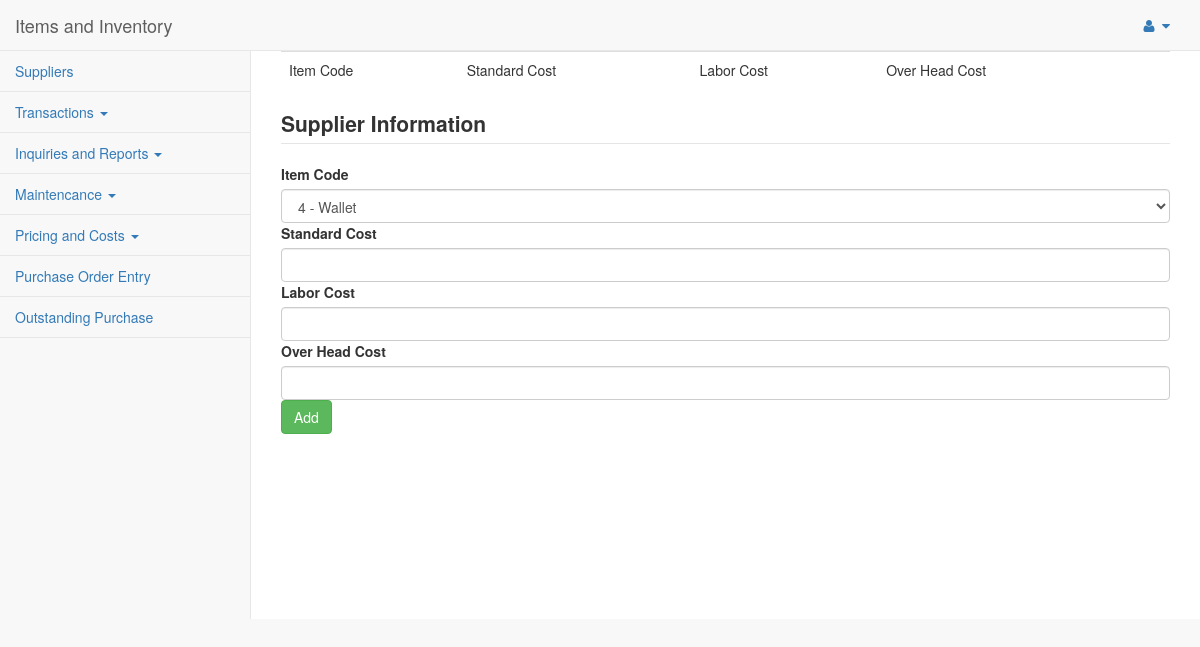
/pages/standardcost.php, run on an earlier commit of the app's database.
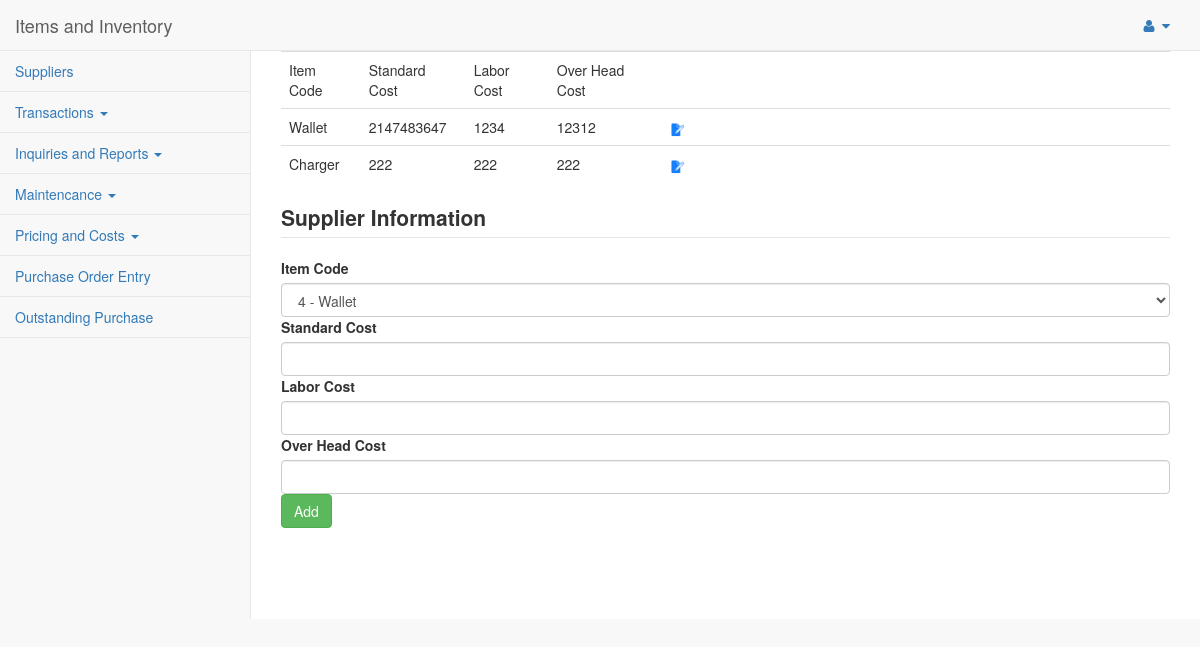
And on a later commit of the database.
### tables this page shows
CREATE TABLE IF NOT EXISTS `standard_cost` (
  `id` int(10) NOT NULL AUTO_INCREMENT,
  `item_code` char(50) NOT NULL,
  `standard_cost_per_unit` int(10) NOT NULL,
  `labor_cost_per_unit` int(10) NOT NULL,
  `overhead_cost_per_unit` int(10) NOT NULL,
  PRIMARY KEY (`id`)
);

### pages/process.php (called while the page is built, shortened)
<?php
function viewItems($conn){
	$sql="SELECT * FROM item";
	$result=mysqli_query($conn, $sql);
	return $result;
}
function viewStandardCost($conn){
	$sql="SELECT * FROM standard_cost";
	$result=mysqli_query($conn, $sql);
	return $result;
}
?>

### pages/standardcost.php (the view, shortened to what this page needs)
        <?php
        	include('header.php');
        	include('process.php');
        	$conn1 = connect();
        	$result = viewStandardCost($conn1);
        	$result2 = viewItems($conn1);
        ?>
        <div id="page-wrapper">
         <div class="table-responsive">
         	<table class="table">
         		<tr>
         			<td>Item Code</td>
         			<td>Standard Cost</td>
         			<td>Labor Cost</td>
         			<td>Over Head Cost</td>
         			<td></td>
         		</tr>
         		<?php
         			while($row=mysqli_fetch_assoc($result)){
         		?>
         		<tr>
         			<td><?=$row['item_code']?></td>
         			<td><?=$row['standard_cost_per_unit']?></td>
         			<td><?=$row['labor_cost_per_unit']?></td>
         			<td><?=$row['overhead_cost_per_unit']?></td>
                    <td><a href="<?php echo "standardcostedit.php?id=".$row['id']?>"><img src="../images/edit.png" width="3%"></a></td>
         		</tr>
         		<?php
     				}
         		?>
         	</table>
         </div>
         <legend><label>Supplier Information</label></legend>
         <form method="POST">
         <label>Item Code</label>
       <select class="form-control" name="item_code">
  		  		  <?php
  		  while($row=mysqli_fetch_assoc($result2)){
	  		  ?>
   		       <option value="<?=$row['name']?>"><?=$row['id']?> - <?=$row['name']?></option>
    	   <?php
	       } ?>
        </select>
         <label>Standard Cost</label>
         <input type="text" class="form-control" name="standard_cost_per_unit">
         <label>Labor Cost</label>
         <input type="text" class="form-control" name="labor_cost_per_unit">
         <label>Over Head Cost</label>
         <input type="text" class="form-control" name="overhead_cost_per_unit">
         <input type="submit" class="btn btn-success" value="Add" name="add">
        </form>
       </div>
    </div>
<?php
 include('footer.php');
?>

What changed in the data, as far as the page shows it:
added standard_cost: item_code "Wallet", standard_cost_per_unit "2147483647", labor_cost_per_unit "1234", overhead_cost_per_unit "12312"
added standard_cost: item_code "Charger", standard_cost_per_unit "222", labor_cost_per_unit "222", overhead_cost_per_unit "222"
